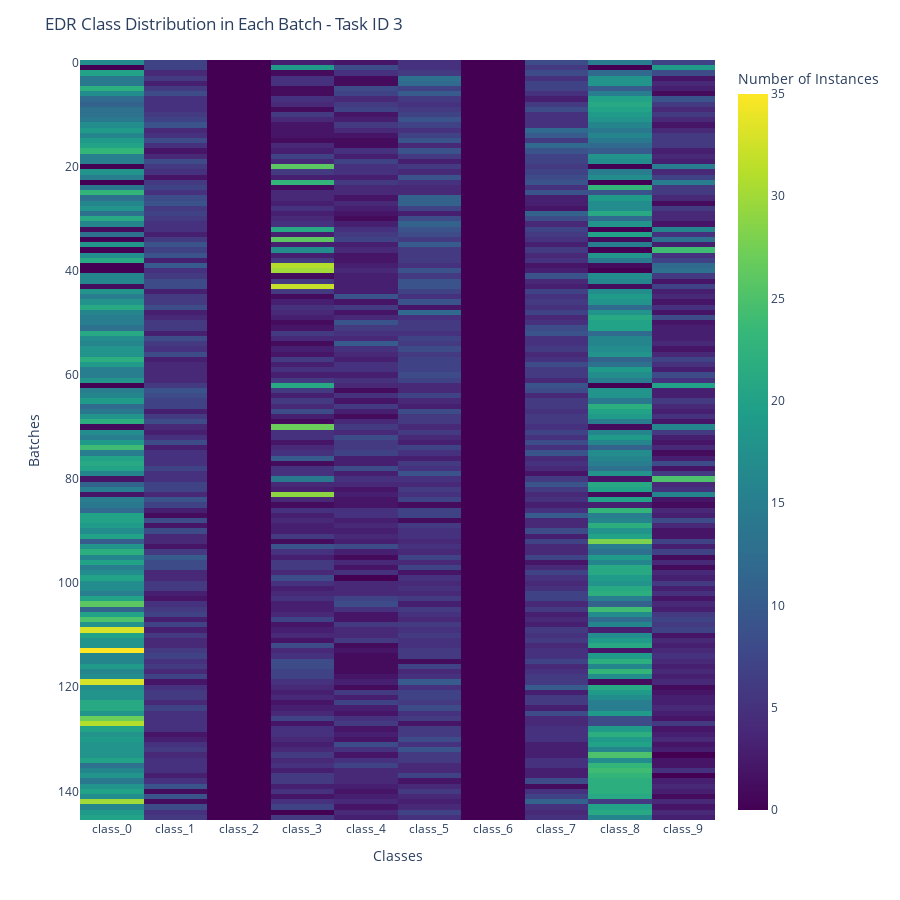

This figure's notebook cell:
### Markdown cell above
<!-- ### results_plot_mnist_['EDR', 'ER']_False_[]_32_5_0_32_150_2/train_batches_y_ExperienceDelayReplay.log -->
#### Task 3
#### Classes 0, 8

### Code cell
import numpy as np
import plotly.express as px

task_id = 3

df = pd.read_csv("../_0.4_batch_size_32_buffer_size_128_num_tasks_5_hidden_size_64_eval_window_size_128_continual_evaluations_5_delay_label_100_start_delay_size_0_number_delayed_batches_1/train_batches_y_ExperienceDelayReplay.log", 
                 names=["task_id", "class_0", "class_1", "class_2", "class_3", "class_4", "class_5", "class_6", 
                            "class_7", "class_8", "class_9"])


df_plot = df.loc[df.task_id == task_id].reset_index(drop=True).copy()
# df_plot = pd.concat([df_plot[:10], df_plot[80:90], df_plot[115:125]], ignore_index=True)
df_plot.drop(columns=["task_id"], inplace=True)

# Criação do heatmap interativo (classe no eixo Y, batch no eixo X)
fig = px.imshow(
    df_plot,
    labels=dict(x="Classes", y="Batches", color="Number of Instances"),
    # x=[f"Batch {i}" for i in range(1, num_batches+1)],
    # y=[f"Classe {i}" for i in range(num_classes)],
    aspect="auto",
    color_continuous_scale="Viridis",
    origin="upper",  # garante que Classe 0 fique em cima
    # text_auto=True
)

fig.update_layout(
    title="EDR Class Distribution in Each Batch - Task ID {}".format(task_id),
    xaxis_title="Classes",
    yaxis_title="Batches",
    height=900,
)

fig.show()

### Figure 1 — Plotly figure (JSON) as saved in the notebook; plotly's stock layout.template omitted (floating-point values rounded to 4 significant figures; data arrays with more than 128 entries replaced by an {"elided": "..."} marker saying what was removed)
{"data": [{"coloraxis": "coloraxis", "hovertemplate": "Classes: %{x}<br>Batches: %{y}<br>Number of Instances: %{z}<extra></extra>", "name": "0", "type": "heatmap", "x": ["class_0", "class_1", "class_2", "class_3", "class_4", "class_5", "class_6", "class_7", "class_8", "class_9"], "xaxis": "x", "y": {"elided": "146 int values"}, "yaxis": "y", "z": {"elided": "146x10 int values"}}], "layout": {"coloraxis": {"colorbar": {"title": {"text": "Number of Instances"}}, "colorscale": [[0, "#440154"], [0.1111, "#482878"], [0.2222, "#3e4989"], [0.3333, "#31688e"], [0.4444, "#26828e"], [0.5556, "#1f9e89"], [0.6667, "#35b779"], [0.7778, "#6ece58"], [0.8889, "#b5de2b"], [1, "#fde725"]]}, "height": 900, "margin": {"t": 60}, "title": {"text": "EDR Class Distribution in Each Batch - Task ID 3"}, "xaxis": {"anchor": "y", "domain": [0, 1], "title": {"text": "Classes"}}, "yaxis": {"anchor": "x", "autorange": "reversed", "domain": [0, 1], "title": {"text": "Batches"}}}}
